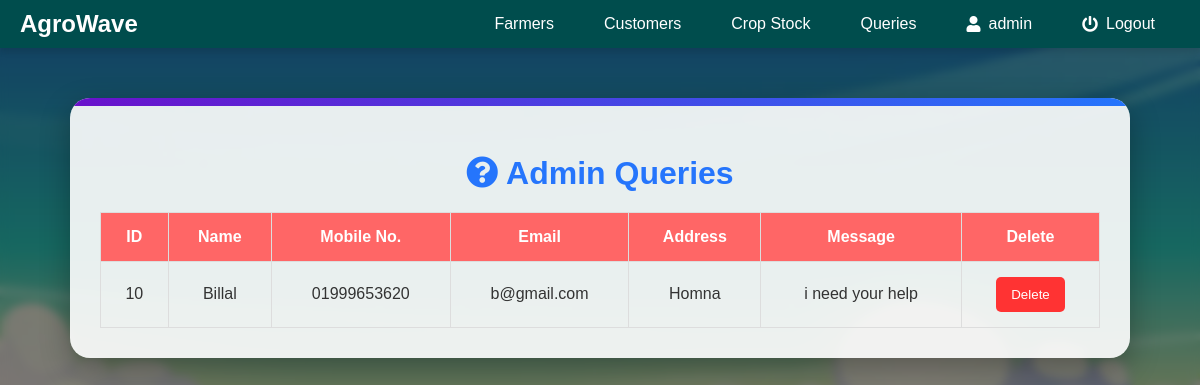
Page /admin/aviewmsg.php (signed in) on the committed database.
### tables this page shows
CREATE TABLE `contactus` (
  `c_id` int(11) NOT NULL,
  `c_name` varchar(100) NOT NULL,
  `c_mobile` varchar(100) NOT NULL,
  `c_email` varchar(100) NOT NULL,
  `c_address` varchar(500) NOT NULL,
  `c_message` text NOT NULL
);

### admin/aviewmsg.php (the view, shortened to what this page needs)
<?php
require('../sql.php');
$user = $_SESSION['admin_login_user'];
$query4 = "SELECT * from admin where admin_name ='$user'";
$ses_sq4 = mysqli_query($conn, $query4);
$row4 = mysqli_fetch_assoc($ses_sq4);
$para2 = $row4['admin_name'];
?>
<!DOCTYPE html>
<html lang="en">
<head>
    <link href="https://cdnjs.cloudflare.com/ajax/libs/font-awesome/5.15.4/css/all.min.css" rel="stylesheet">
    <link rel="stylesheet" type="text/css" href="https://cdn.datatables.net/1.12.1/css/jquery.dataTables.min.css">
</head>
<body>
    <?php include('anav.php'); ?>
    <div class="container">
        <h2><i class="fas fa-question-circle"></i> Admin Queries</h2>
        <table>
            <thead>
                <tr>
                    <th>ID</th>
                    <th>Name</th>
                    <th>Mobile No.</th>
                    <th>Email</th>
                    <th>Address</th>
                    <th>Message</th>
                    <th>Delete</th>
                </tr>
            </thead>
            <tbody>
                <?php
                $q = "SELECT * FROM contactus";
                $query = mysqli_query($conn, $q);
                while ($res = mysqli_fetch_array($query)) {
                ?>
                    <tr class="text-center">
                        <td><?php echo $res['c_id']; ?></td>
                        <td><?php echo $res['c_name']; ?></td>
                        <td><?php echo $res['c_mobile']; ?></td>
                        <td><?php echo $res['c_email']; ?></td>
                        <td><?php echo $res['c_address']; ?></td>
                        <td><?php echo $res['c_message']; ?></td>
                        <td>
                            <button>
                                <a href="amsgdelete.php?id=<?php echo $res['c_id']; ?>">Delete</a>
                            </button>
                        </td>
                    </tr>
                <?php
                }
                ?>
            </tbody>
        </table>
    </div>
</body>
</html>

### admin/anav.php (shortened to what this page needs)
<!DOCTYPE html>
<html lang="en">
<head>
  <link href="https://cdnjs.cloudflare.com/ajax/libs/font-awesome/5.15.4/css/all.min.css" rel="stylesheet">
</head>
<body>
  <nav>
    <a href="../index.php" class="navbar-brand">
      AgroWave
    </a>
    <ul>
      <li>
      <a href="afarmers.php">Farmers</a>
      </li>
      <li>
        <a href="acustomers.php">Customers</a>
      </li>
      <li>
        <a href="aproducedcrop.php">Crop Stock</a>
      </li>
      <li>
        <a href="aviewmsg.php">Queries</a>
      </li>
      <li>
        <a href="aprofile.php"><i class="fas fa-user"></i> <?php echo $para2; ?></a>
      </li>
      <li>
        <a href="alogout.php" class="text-danger"><i class="fas fa-power-off"></i> Logout</a>
      </li>
    </ul>
  </nav>
</body>
</html>

### admin/aviewmsg.php (style rules this page uses)
body { font-family: 'Arial', sans-serif; margin: 0; padding: 0; background: url('../assets/img/admin.jpg') no-repeat center center fixed; background-size: cover; color: #fff; overflow-x: hidden; }
body::before { content: ''; position: fixed; top: 0; left: 0; width: 100%; height: 100%; background: rgba(0, 0, 0, 0.5); backdrop-filter: blur(4px); z-index: -1; }
.container { max-width: 1000px; margin: 50px auto; background: rgba(255, 255, 255, 0.9); color: #333; border-radius: 20px; box-shadow: 0 10px 30px rgba(0, 0, 0, 0.3); overflow: hidden; padding: 30px; position: relative; animation: fadeIn 1s ease-out; }
.container::before { content: ''; position: absolute; top: 0; left: 0; width: 100%; height: 8px; background: linear-gradient(to right, #6a11cb, #2575fc); }
h2 { text-align: center; color: #2575fc; font-weight: bold; margin-bottom: 20px; font-size: 2rem; }
table { width: 100%; border-collapse: collapse; margin-top: 20px; }
th, td { padding: 15px; text-align: center; border: 1px solid #ddd; }
th { background-color: #ff6666; color: white; }
button { background-color: #ff3333; color: white; padding: 10px 15px; border: none; border-radius: 5px; cursor: pointer; }
a { text-decoration: none; color: white; }

### admin/anav.php (style rules this page uses)
nav { background-color: #004d4d; display: flex; justify-content: space-between; align-items: center; padding: 10px 20px; position: sticky; top: 0; z-index: 1000; box-shadow: 0 4px 6px rgba(0, 0, 0, 0.1); }
nav .navbar-brand { display: flex; align-items: center; text-decoration: none; color: white; font-size: 24px; font-weight: bold; }
nav ul { list-style: none; display: flex; margin: 0; padding: 0; }
nav ul li { margin: 0 15px; position: relative; }
nav ul li a { text-decoration: none; color: white; font-size: 16px; padding: 5px 10px; transition: all 0.3s ease; display: flex; align-items: center; }
nav ul li a i { margin-right: 8px; }

### rows in the picture
contactus: c_id "10", c_name "Billal", c_mobile "01999653620", c_email "b@gmail.com", c_address "Homna", c_message "i need your help"

### other values in the picture
$para2 "admin"
